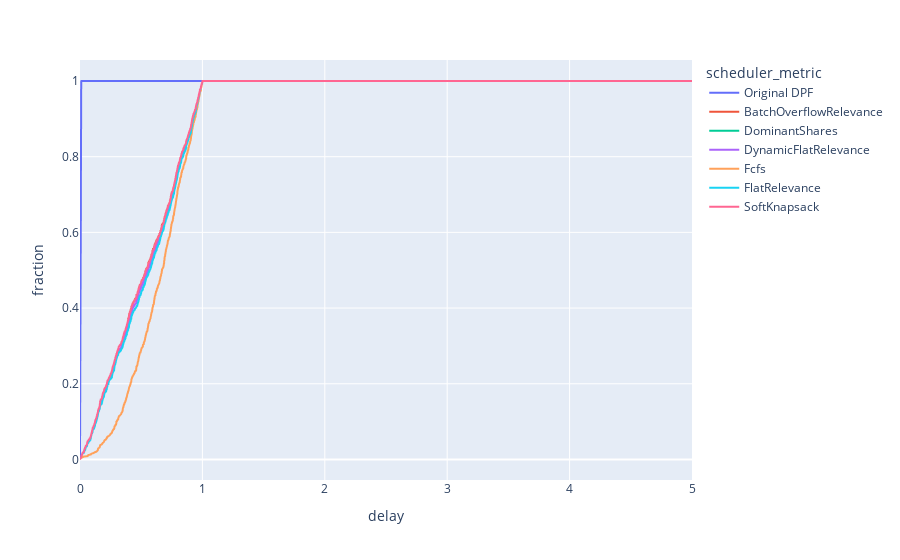

The notebook cell saved with this chart:
### Code cell
px.line(
    cdf,
    x="delay",
    y="fraction",
    color="scheduler_metric",
)

### Figure 1 — Plotly figure (JSON) as saved in the notebook; plotly's stock layout.template omitted (floating-point values rounded to 4 significant figures; data arrays with more than 128 entries replaced by an {"elided": "..."} marker saying what was removed)
{"data": [{"hovertemplate": "scheduler_metric=Original DPF<br>delay=%{x}<br>fraction=%{y}<extra></extra>", "legendgroup": "Original DPF", "line": {"color": "#636efa", "dash": "solid"}, "marker": {"symbol": "circle"}, "mode": "lines", "name": "Original DPF", "showlegend": true, "type": "scattergl", "x": {"elided": "691 float values"}, "xaxis": "x", "y": {"elided": "691 float values"}, "yaxis": "y"}, {"hovertemplate": "scheduler_metric=BatchOverflowRelevance<br>delay=%{x}<br>fraction=%{y}<extra></extra>", "legendgroup": "BatchOverflowRelevance", "line": {"color": "#EF553B", "dash": "solid"}, "marker": {"symbol": "circle"}, "mode": "lines", "name": "BatchOverflowRelevance", "showlegend": true, "type": "scattergl", "x": {"elided": "868 float values"}, "xaxis": "x", "y": {"elided": "868 float values"}, "yaxis": "y"}, {"hovertemplate": "scheduler_metric=DominantShares<br>delay=%{x}<br>fraction=%{y}<extra></extra>", "legendgroup": "DominantShares", "line": {"color": "#00cc96", "dash": "solid"}, "marker": {"symbol": "circle"}, "mode": "lines", "name": "DominantShares", "showlegend": true, "type": "scattergl", "x": {"elided": "679 float values"}, "xaxis": "x", "y": {"elided": "679 float values"}, "yaxis": "y"}, {"hovertemplate": "scheduler_metric=DynamicFlatRelevance<br>delay=%{x}<br>fraction=%{y}<extra></extra>", "legendgroup": "DynamicFlatRelevance", "line": {"color": "#ab63fa", "dash": "solid"}, "marker": {"symbol": "circle"}, "mode": "lines", "name": "DynamicFlatRelevance", "showlegend": true, "type": "scattergl", "x": {"elided": "842 float values"}, "xaxis": "x", "y": {"elided": "842 float values"}, "yaxis": "y"}, {"hovertemplate": "scheduler_metric=Fcfs<br>delay=%{x}<br>fraction=%{y}<extra></extra>", "legendgroup": "Fcfs", "line": {"color": "#FFA15A", "dash": "solid"}, "marker": {"symbol": "circle"}, "mode": "lines", "name": "Fcfs", "showlegend": true, "type": "scattergl", "x": {"elided": "684 float values"}, "xaxis": "x", "y": {"elided": "684 float values"}, "yaxis": "y"}, {"hovertemplate": "scheduler_metric=FlatRelevance<br>delay=%{x}<br>fraction=%{y}<extra></extra>", "legendgroup": "FlatRelevance", "line": {"color": "#19d3f3", "dash": "solid"}, "marker": {"symbol": "circle"}, "mode": "lines", "name": "FlatRelevance", "showlegend": true, "type": "scattergl", "x": {"elided": "679 float values"}, "xaxis": "x", "y": {"elided": "679 float values"}, "yaxis": "y"}, {"hovertemplate": "scheduler_metric=SoftKnapsack<br>delay=%{x}<br>fraction=%{y}<extra></extra>", "legendgroup": "SoftKnapsack", "line": {"color": "#FF6692", "dash": "solid"}, "marker": {"symbol": "circle"}, "mode": "lines", "name": "SoftKnapsack", "showlegend": true, "type": "scattergl", "x": {"elided": "859 float values"}, "xaxis": "x", "y": {"elided": "859 float values"}, "yaxis": "y"}], "layout": {"legend": {"title": {"text": "scheduler_metric"}, "tracegroupgap": 0}, "margin": {"t": 60}, "xaxis": {"anchor": "y", "domain": [0, 1], "title": {"text": "delay"}}, "yaxis": {"anchor": "x", "domain": [0, 1], "title": {"text": "fraction"}}}}
